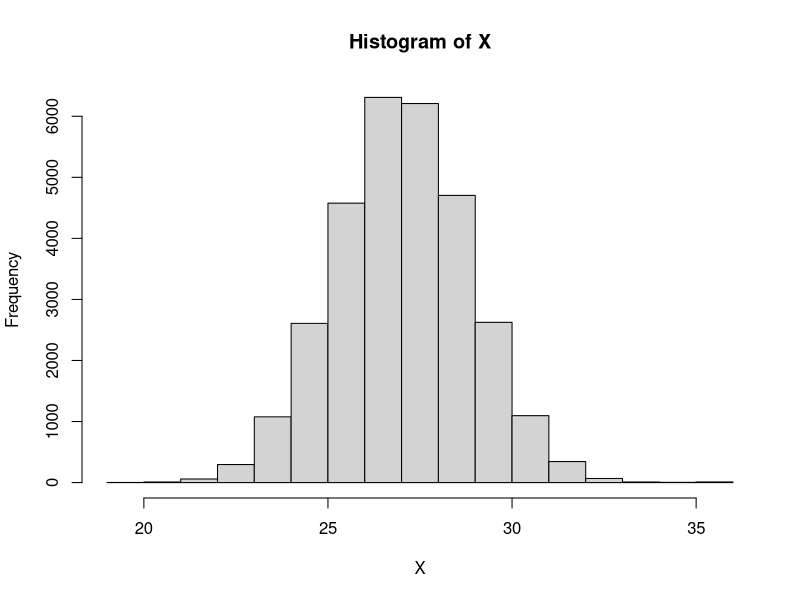
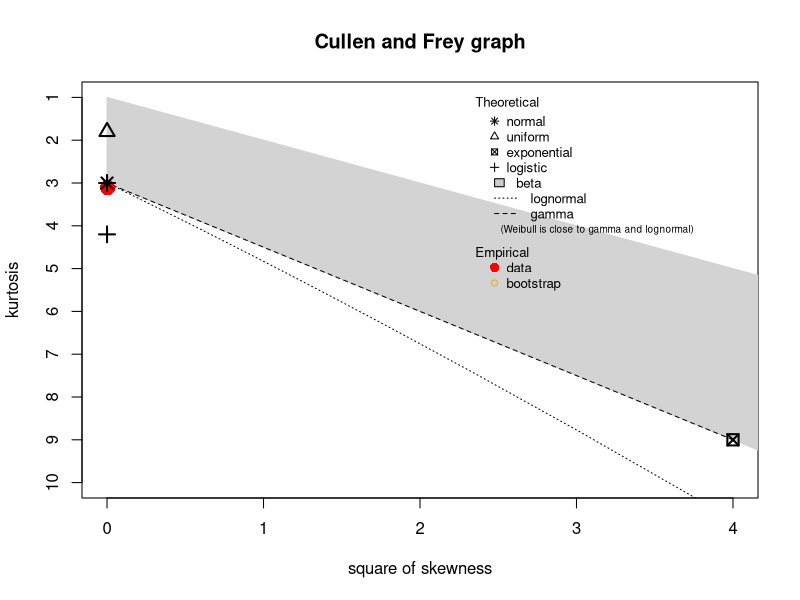
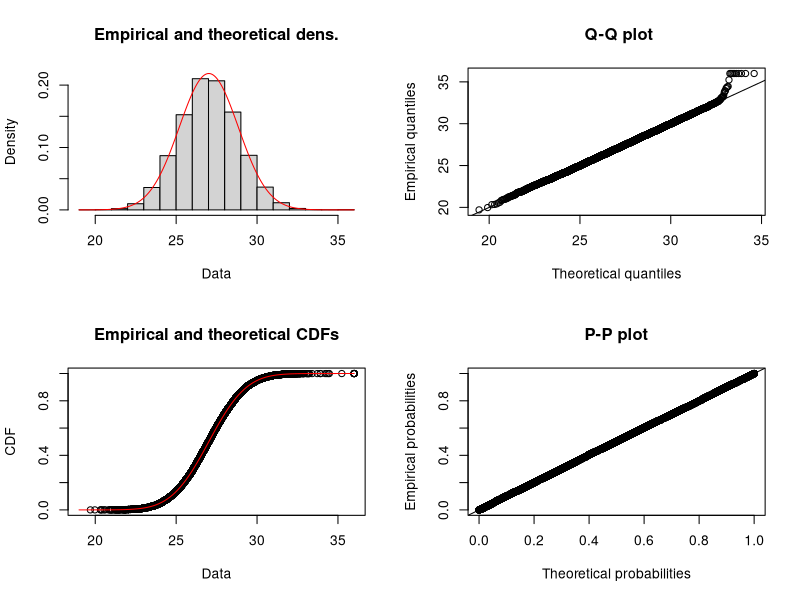
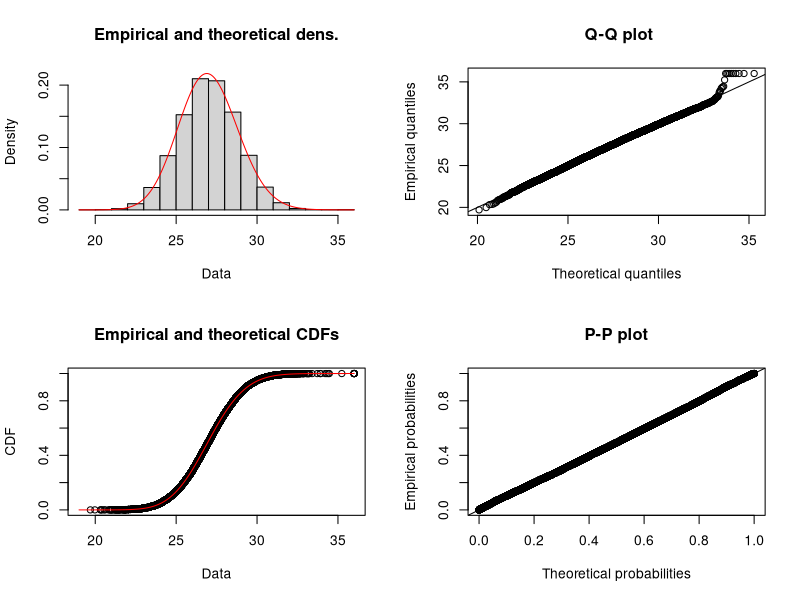

Here is the R script that generated these plots, in order:
## ---- chunk 1
X <- rnorm(30000, mean = 27, sd = 1.8)
## ---- chunk 2
X <- c(X, rep(36, 10))
## ---- chunk 3
hist(X)
## ---- chunk 4
library(fitdistrplus)
## ---- chunk 5
descdist(X, boot = 50)
## ---- chunk 6
FDN <- fitdist(X, "norm")
FDG <- fitdist(X, "gamma")
## ---- chunk 7
plot(FDN)
## ---- chunk 8
plot(FDG)
## ---- chunk 9
GOFL <- gofstat(list(FDN, FDG), fitnames = list("Nomal", "Gamma"))
## ---- chunk 10
(GOFL)
